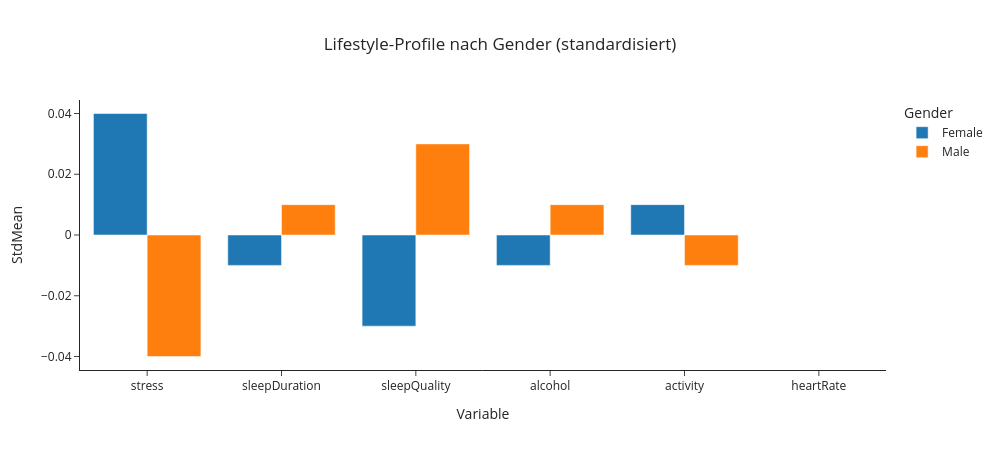
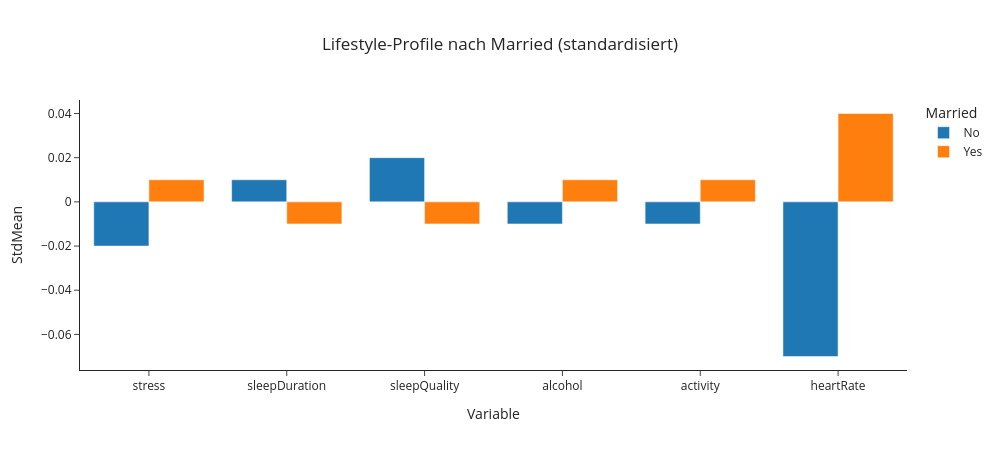

These figures' notebook cell, in order:
### Markdown cell above
**Schritt 3 – Profilvergleich als gruppiertes Balkendiagramm**

Ziel:  
Subgruppenprofile präzise und vergleichbar darstellen.
Balkendiagramme eignen sich hier oft besser als Radar, weil Unterschiede pro Dimension klar ablesbar sind.

### Code cell
def plot_profile_bars(profile_df, group_col, title):
    long = profile_df.melt(
        id_vars=group_col,
        value_vars=profile_vars,
        var_name="Variable",
        value_name="StdMean"
    )
    fig = px.bar(
        long,
        x="Variable",
        y="StdMean",
        color=group_col,
        labels=labels,
        barmode="group",
        template="simple_white",
        title=title
    )
    fig.update_layout(title_x=0.5, height=450, width=1000)
    fig.show()

plot_profile_bars(gender_profiles,  "gender",      "Lifestyle-Profile nach Gender (standardisiert)")
plot_profile_bars(married_profiles, "married",     "Lifestyle-Profile nach Married (standardisiert)")
plot_profile_bars(bmi_profiles,     "bmiCategory", "Lifestyle-Profile nach BMI Category (standardisiert)")

### Figure 1 — Plotly figure (JSON) as saved in the notebook; plotly's stock layout.template omitted (floating-point values rounded to 4 significant figures)
{"data": [{"alignmentgroup": "True", "hovertemplate": "Gender=Female<br>Variable=%{x}<br>StdMean=%{y}<extra></extra>", "legendgroup": "Female", "marker": {"color": "#1F77B4", "pattern": {"shape": ""}}, "name": "Female", "offsetgroup": "Female", "orientation": "v", "showlegend": true, "textposition": "auto", "type": "bar", "x": ["stress", "sleepDuration", "sleepQuality", "alcohol", "activity", "heartRate"], "xaxis": "x", "y": [0.04, -0.01, -0.03, -0.01, 0.01, 0.0], "yaxis": "y"}, {"alignmentgroup": "True", "hovertemplate": "Gender=Male<br>Variable=%{x}<br>StdMean=%{y}<extra></extra>", "legendgroup": "Male", "marker": {"color": "#FF7F0E", "pattern": {"shape": ""}}, "name": "Male", "offsetgroup": "Male", "orientation": "v", "showlegend": true, "textposition": "auto", "type": "bar", "x": ["stress", "sleepDuration", "sleepQuality", "alcohol", "activity", "heartRate"], "xaxis": "x", "y": [-0.04, 0.01, 0.03, 0.01, -0.01, -0.0], "yaxis": "y"}], "layout": {"barmode": "group", "height": 450, "legend": {"title": {"text": "Gender"}, "tracegroupgap": 0}, "title": {"text": "Lifestyle-Profile nach Gender (standardisiert)", "x": 0.5}, "width": 1000, "xaxis": {"anchor": "y", "domain": [0, 1], "title": {"text": "Variable"}}, "yaxis": {"anchor": "x", "domain": [0, 1], "title": {"text": "StdMean"}}}}

### Figure 2 — Plotly figure (JSON) as saved in the notebook; plotly's stock layout.template omitted (floating-point values rounded to 4 significant figures)
{"data": [{"alignmentgroup": "True", "hovertemplate": "Married=No<br>Variable=%{x}<br>StdMean=%{y}<extra></extra>", "legendgroup": "No", "marker": {"color": "#1F77B4", "pattern": {"shape": ""}}, "name": "No", "offsetgroup": "No", "orientation": "v", "showlegend": true, "textposition": "auto", "type": "bar", "x": ["stress", "sleepDuration", "sleepQuality", "alcohol", "activity", "heartRate"], "xaxis": "x", "y": [-0.02, 0.01, 0.02, -0.01, -0.01, -0.07], "yaxis": "y"}, {"alignmentgroup": "True", "hovertemplate": "Married=Yes<br>Variable=%{x}<br>StdMean=%{y}<extra></extra>", "legendgroup": "Yes", "marker": {"color": "#FF7F0E", "pattern": {"shape": ""}}, "name": "Yes", "offsetgroup": "Yes", "orientation": "v", "showlegend": true, "textposition": "auto", "type": "bar", "x": ["stress", "sleepDuration", "sleepQuality", "alcohol", "activity", "heartRate"], "xaxis": "x", "y": [0.01, -0.01, -0.01, 0.01, 0.01, 0.04], "yaxis": "y"}], "layout": {"barmode": "group", "height": 450, "legend": {"title": {"text": "Married"}, "tracegroupgap": 0}, "title": {"text": "Lifestyle-Profile nach Married (standardisiert)", "x": 0.5}, "width": 1000, "xaxis": {"anchor": "y", "domain": [0, 1], "title": {"text": "Variable"}}, "yaxis": {"anchor": "x", "domain": [0, 1], "title": {"text": "StdMean"}}}}
